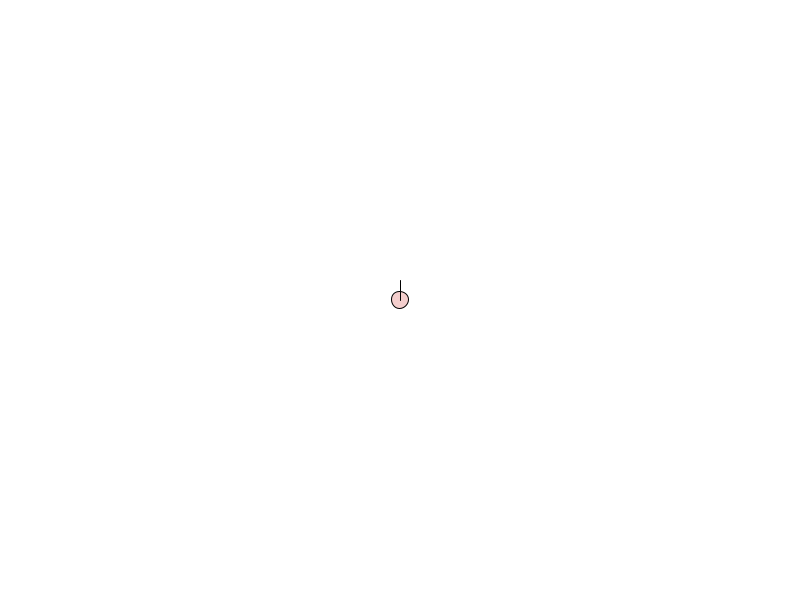
Frame 1 (no input)
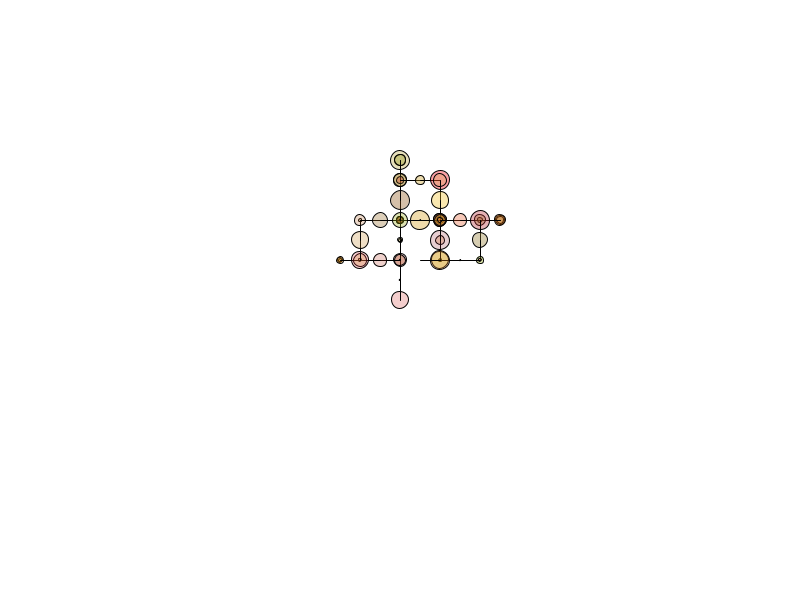
Frame 60 (the mouse pressed at the canvas centre just before this capture)
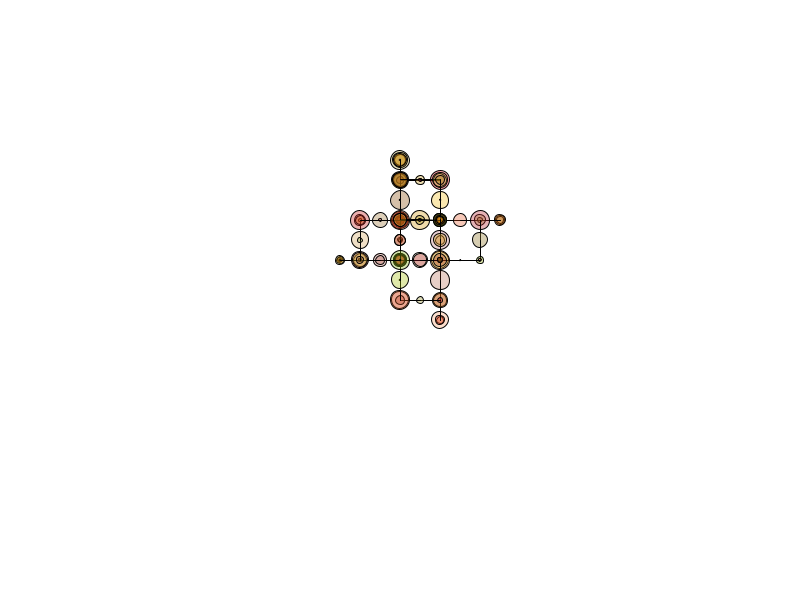
Frame 120 (the mouse held since frame 60 and released just before this capture)

The Processing sketch that drew these frames (run headless with seeded random() and noise(); from frame 60 on, the mouse is pressed at the canvas centre):

// Processing sketch: B_turtle2_autodrive
// ── B_turtle2_autodrive.pde
float x, y; // where is the turtle?
float step = 20; // how far does the turtle move?
float angle = 90; // how much does the turtle turn?
float currentangle = 270; // what's the initial heading?
float radius;

String thestring = "FFFF--FF+FFF--F-FF+";
int stringposition = 0;

void setup()
{
  size(800, 600);
  x = width/2;
  y = height/2;
  background(255);
  stroke(0, 0, 0);
  noFill();
}

void draw()
{
  float r = random(128, 255);
  float g = random(0, 192);
  float b = random(0, 50);
  float a = random(50, 100);
  radius = random(0, step);
  fill(r, g, b, a);
  ellipse(x, y, radius, radius);
  turtleize(thestring.charAt(stringposition));
  stringposition = (stringposition+1) % thestring.length();
}

void turtleize(char c)
{
  if (c == 'F')
  {
    float x1 = x + step*cos(radians(currentangle));
    float y1 = y + step*sin(radians(currentangle));
    line(x, y, x1, y1);
    x = x1;
    y = y1;
  } else if (c == '+')
  {
    currentangle+=angle;
  } else if (c == '-')
  {
    currentangle-=angle;
  } else if (c=='c')
  {
    background(255);
    x= width/2;
    y = height/2;
    currentangle = 270;
  }
}

void keyReleased()
{
  turtleize(key); // run the drawing function with the current key
}
